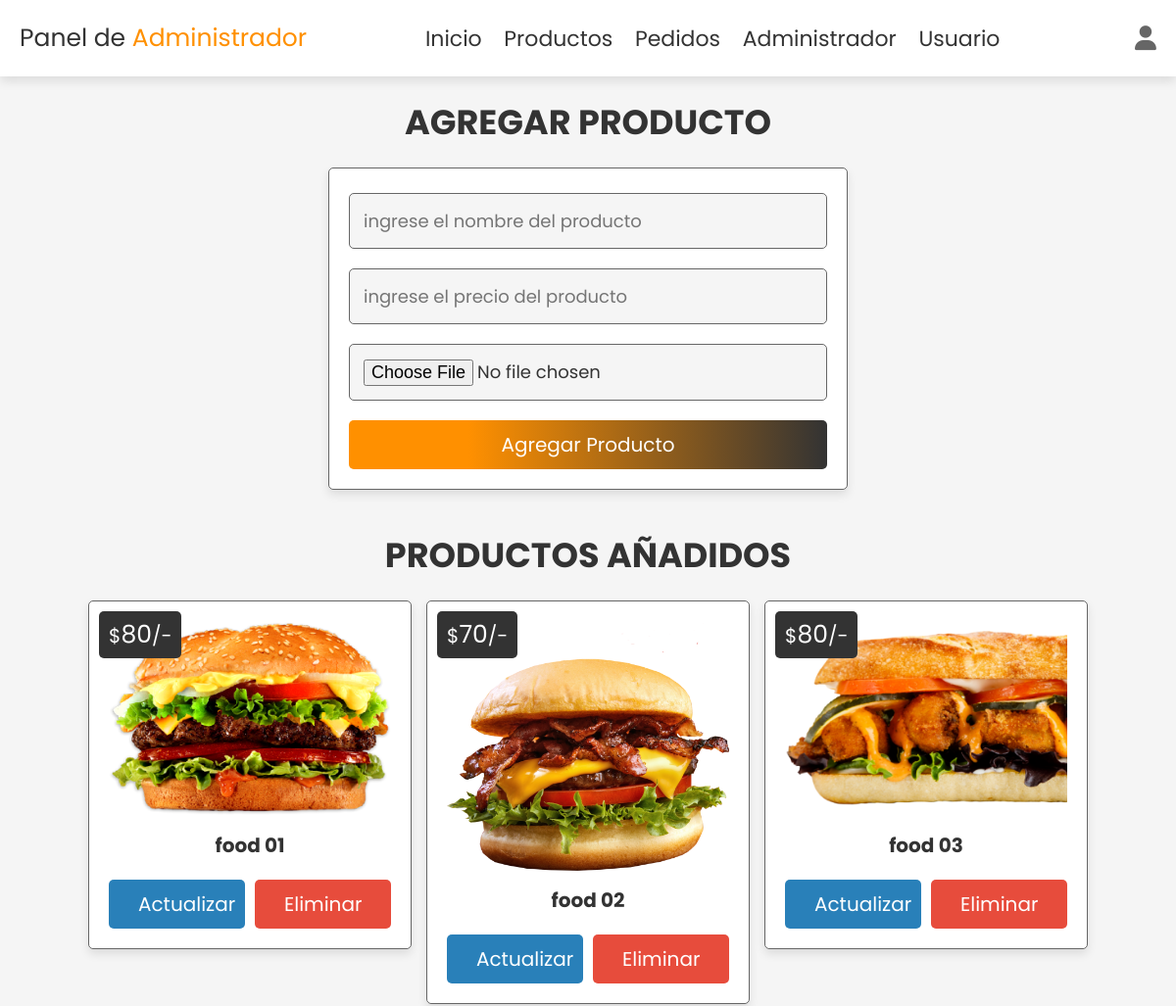
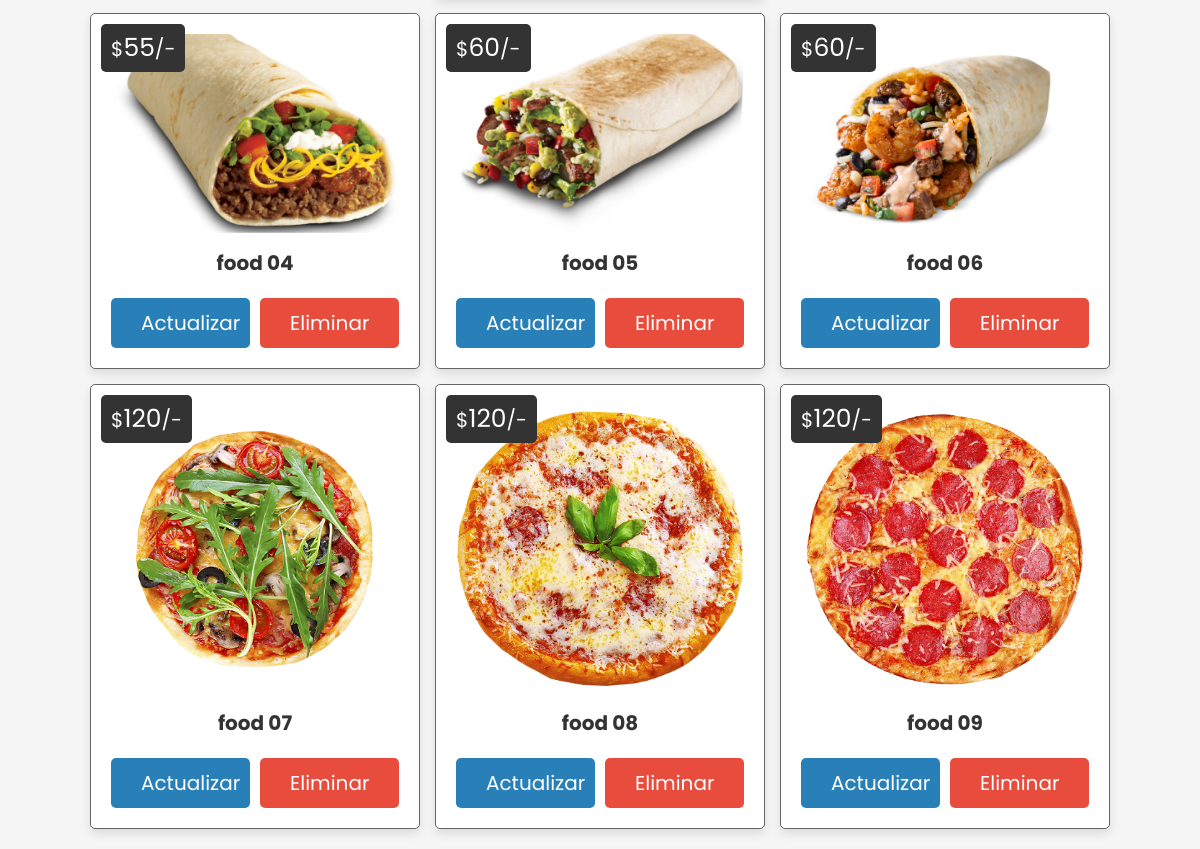
Screenshot of /admin_products.php (signed in) with the database file from the repository (2 pictures, top to bottom).
### tables this page shows
CREATE TABLE IF NOT EXISTS `productos` (
  `id` int(100) NOT NULL AUTO_INCREMENT,
  `nombre` varchar(100) NOT NULL,
  `precio` int(10) NOT NULL,
  `imagen` varchar(100) NOT NULL,
  PRIMARY KEY (`id`)
);

### admin_products.php (the view, shortened to what this page needs)
<?php
include 'conexion.php';
?>
<!DOCTYPE html>
<html lang="en">
<head>
   <link rel="stylesheet" href="https://cdnjs.cloudflare.com/ajax/libs/font-awesome/6.1.1/css/all.min.css">
   <link rel="stylesheet" href="css/admin_style.css">
</head>
<body>
<?php include 'admin_header.php' ?>
<section class="add-products">
   <h1 class="heading">Agregar producto</h1>
   <form action="" method="post" enctype="multipart/form-data">
      <input type="text" class="box" required maxlength="100" placeholder="ingrese el nombre del producto" name="name">
      <input type="number" min="0" class="box" required max="9999999999" placeholder="ingrese el precio del producto" onkeypress="if(this.value.length == 10) return false;" name="price">
      <input type="file" name="image" accept="image/jpg, image/jpeg, image/png" class="box" required>
      <input type="submit" value="Agregar producto" class="btn" name="add_product">
   </form>
</section>
<section class="show-products">
   <h1 class="heading">productos añadidos</h1>
   <div class="box-container">
   <?php
      $select_products = $conn->prepare("SELECT * FROM `productos`");
      $select_products->execute();
      if($select_products->rowCount() > 0){
         while($fetch_products = $select_products->fetch(PDO::FETCH_ASSOC)){
   ?>
   <div class="box">
      <div class="price">$<span><?= $fetch_products['precio']; ?></span>/-</div>
      <img src="img_subidas/<?= $fetch_products['imagen']; ?>" alt="">
      <div class="name"><?= $fetch_products['nombre']; ?></div>
      <div class="flex-btn">
         <a href="admin_product_update.php?update=<?= $fetch_products['id']; ?>" class="option-btn">actualizar</a>
         <a href="admin_products.php?delete=<?= $fetch_products['id']; ?>" class="delete-btn" onclick="return confirm('delete this product?');">eliminar</a>
      </div>
   </div>
   <?php
         }
      }else{
         echo '<p class="empty">¡Aún no se han añadido productos!</p>';
      }
   ?>
   </div>
</section>
</body>
</html>

### admin_header.php (shortened to what this page needs)
<header class="header">
   <section class="flex">
      <a href="admin_page.php" class="logo">Panel de <span>Administrador</span></a>
      <nav class="navbar">
         <a href="admin_page.php">Inicio</a>
         <a href="admin_products.php">Productos</a>
         <a href="admin_orders.php">Pedidos</a>
         <a href="admin_accounts.php">Administrador</a>
         <a href="users_accounts.php">Usuario</a>
      </nav>
      <div class="icons">
         <div id="user-btn" class="fas fa-user"></div>
      </div>
   </section>
</header>

### css/admin_style.css (style rules this page uses)
:root { --main-color: #ff9000; --light-main: #ffa533; --red: #e74c3c; --orange: #2980b9; --black: #333; --white: #fff; --light-bg: #f5f5f5; --light-color: #666; --border: 0.1rem solid var(--light-color); --box-shadow: 0 0.5rem 1rem rgba(0, 0, 0, 0.1); }
* { font-family: "Poppins", sans-serif; margin: 0; padding: 0; box-sizing: border-box; outline: none; border: none; text-decoration: none; transition: 0.2s linear; }
html { font-size: 62.5%; overflow-x: hidden; scroll-behavior: smooth; scroll-padding-top: 5rem; }
body { background: var(--light-bg); }
section { padding: 2rem; margin: 0 auto; max-width: 1200px; }
.heading { text-align: center; margin-bottom: 2rem; font-size: 3.5rem; color: var(--black); text-transform: uppercase; }
.delete-btn, .option-btn, .btn { display: block; width: 100%; margin-top: 1rem; border-radius: 0.5rem; padding: 1rem 3rem; font-size: 2rem; color: var(--white); cursor: pointer; text-transform: capitalize; text-align: center; }
.btn { background-color: var(--main-color); background: linear-gradient(90deg, var(--main-color) 25%, var(--black) 100%); }
.delete-btn { background-color: var(--red); }
.option-btn { background-color: var(--orange); }
.flex-btn { display: flex; gap: 1rem; }
.header { position: sticky; top: 0; left: 0; right: 0; background-color: var(--white); box-shadow: var(--box-shadow); z-index: 1000; }
.header .flex { display: flex; align-items: center; justify-content: space-between; position: relative; }
.header .flex .logo { font-size: 2.5rem; color: var(--black); }
.header .flex .logo span { color: var(--main-color); }
.header .flex .navbar a { margin: 0 1rem; font-size: 2.2rem; color: var(--black); }
.header .flex .icons div { font-size: 2.5rem; color: var(--light-color); cursor: pointer; margin-left: 1.7rem; }
.add-products form { max-width: 53rem; margin: 0 auto; background-color: var(--white); border-radius: 0.5rem; box-shadow: var(--box-shadow); padding: 2rem; border: var(--border); padding-top: 1.5rem; }
.add-products form .box { width: 100%; padding: 1.4rem; font-size: 1.8rem; color: var(--black); border-radius: 0.5rem; border: var(--border); background-color: var(--light-bg); margin: 1rem 0; }
.show-products .box-container { display: grid; grid-template-columns: repeat(auto-fit, 33rem); gap: 1.5rem; align-items: flex-start; justify-content: center; }
.show-products .box-container .box { padding: 2rem; text-align: center; border-radius: 0.5rem; border: var(--border); background-color: var(--white); box-shadow: var(--box-shadow); position: relative; overflow: hidden; }
.show-products .box-container .box .flex-btn { display: flex; gap: 1rem; justify-content: center; margin-top: 1rem; }
.show-products .box-container .box .flex-btn a { flex: 1; min-width: 45%; text-align: center; }
.show-products .box-container .box img { width: 100%; }
.show-products .box-container .box .price { position: absolute; top: 1rem; left: 1rem; border-radius: 0.5rem; background-color: var(--black); color: var(--white); padding: 0.5rem 1rem; font-size: 2rem; }
.show-products .box-container .box .price span { font-size: 2.5rem; }
.show-products .box-container .box .name { margin: 1rem 0; font-size: 2rem; font-weight: bold; color: var(--black); }

### rows the page displays
productos: precio "80", imagen (picture), nombre "food 01"
productos: precio "70", imagen (picture), nombre "food 02"
productos: precio "80", imagen (picture), nombre "food 03"
productos: precio "55", imagen (picture), nombre "food 04"
productos: precio "60", imagen (picture), nombre "food 05"
productos: precio "60", imagen (picture), nombre "food 06"
productos: precio "120", imagen (picture), nombre "food 07"
productos: precio "120", imagen (picture), nombre "food 08"
productos: precio "120", imagen (picture), nombre "food 09"
